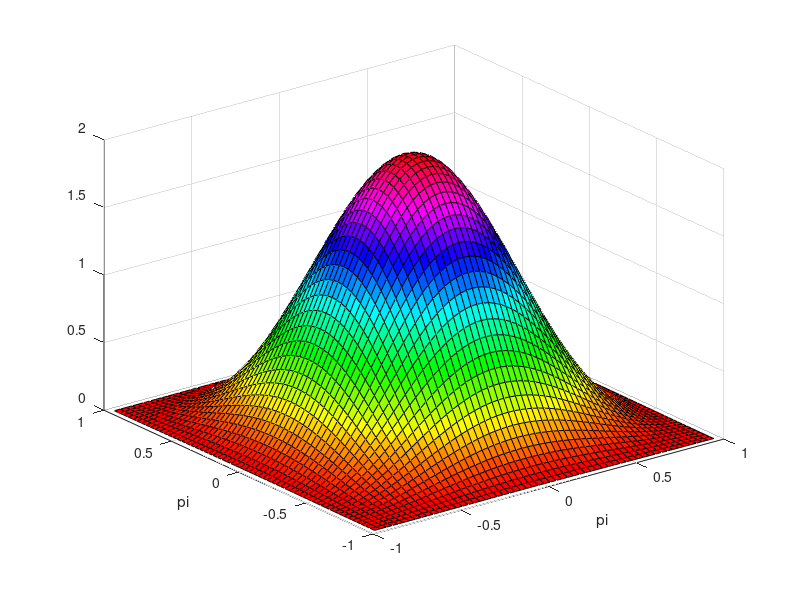

The MATLAB source for this figure:
% ECE/CS 533 Lecture 5, example 2
% Plot of Frequency response of a low pass filter
% Based on materials from "Multidimensional DSP" by Dedgeon and Mersereau
% (c) copyright 1997-2005 by Yu Hen Hu
% created: 9/12/97
% last update: 9/2005
%          |.125 .25  .125 |
% h(m,n) = |.25  .5   .25  |
%          |.125 .25  .125 |
% H(w,v) = 0.5(1+ cos w)(1 + cos v)
%
w=pi*[-29:29]/30; v=w;
H=0.5*(1+cos(w'))*(1+cos(v));
figure(1)
colormap('hsv');
surf(w/pi,v/pi,H);xlabel('pi');ylabel('pi');